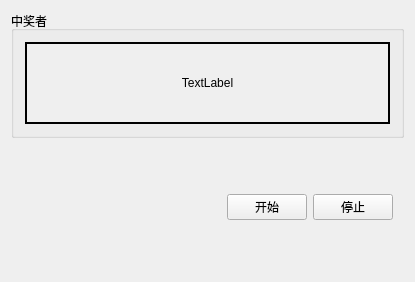
<?xml version="1.0" encoding="UTF-8"?>
<ui version="4.0">
 <class>Widget</class>
 <widget class="QWidget" name="Widget">
  <property name="geometry">
   <rect>
    <x>0</x>
    <y>0</y>
    <width>415</width>
    <height>282</height>
   </rect>
  </property>
  <property name="windowTitle">
   <string>Widget</string>
  </property>
  <layout class="QVBoxLayout" name="verticalLayout">
   <item>
    <widget class="QGroupBox" name="groupBox">
     <property name="title">
      <string>中奖者</string>
     </property>
     <layout class="QHBoxLayout" name="horizontalLayout_2">
      <item>
       <widget class="QLabel" name="label">
        <property name="sizePolicy">
         <sizepolicy hsizetype="Preferred" vsizetype="Preferred">
          <horstretch>0</horstretch>
          <verstretch>0</verstretch>
         </sizepolicy>
        </property>
        <property name="autoFillBackground">
         <bool>true</bool>
        </property>
        <property name="frameShape">
         <enum>QFrame::WinPanel</enum>
        </property>
        <property name="text">
         <string>TextLabel</string>
        </property>
        <property name="alignment">
         <set>Qt::AlignCenter</set>
        </property>
       </widget>
      </item>
     </layout>
    </widget>
   </item>
   <item>
    <widget class="QWidget" name="widget" native="true">
     <layout class="QHBoxLayout" name="horizontalLayout">
      <item>
       <spacer name="horizontalSpacer">
        <property name="orientation">
         <enum>Qt::Horizontal</enum>
        </property>
        <property name="sizeType">
         <enum>QSizePolicy::Expanding</enum>
        </property>
        <property name="sizeHint" stdset="0">
         <size>
          <width>40</width>
          <height>20</height>
         </size>
        </property>
       </spacer>
      </item>
      <item>
       <widget class="QPushButton" name="btn_start">
        <property name="text">
         <string>开始</string>
        </property>
       </widget>
      </item>
      <item>
       <widget class="QPushButton" name="btn_stop">
        <property name="text">
         <string>停止</string>
        </property>
       </widget>
      </item>
     </layout>
    </widget>
   </item>
  </layout>
 </widget>
 <layoutdefault spacing="6" margin="11"/>
 <resources/>
 <connections/>
</ui>
